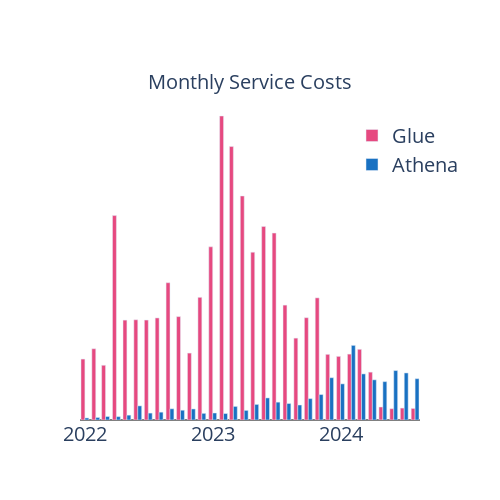

The cell this chart's notebook holds for it:
### Code cell
# Convert the 'Date' column to datetime
costs['Date'] = pd.to_datetime(costs['Date'])

# Create a bar chart using Plotly
fig = go.Figure()

# Adding the bars for Glue costs
fig.add_trace(go.Bar(
    x=costs['Date'],
    y=costs['Glue'],
    name='Glue',
    marker_color='#e64980'
))

# Adding the bars for Athena costs
fig.add_trace(go.Bar(
    x=costs['Date'],
    y=costs['Athena'],
    name='Athena',
    marker_color="#1971c2"
))

# Update the layout for the chart
fig.update_layout(
    title=dict(text='Monthly Service Costs', x=0.5, y=0.85, font=dict(size=20)),
    barmode='group',
    height=500,
    width=500,
    # Remove background color
    plot_bgcolor='rgba(0,0,0,0)',  # Transparent background
    paper_bgcolor='rgba(0,0,0,0)',  # Transparent paper
    legend=dict(font=dict(size=20), x=0.8, y=0.95)
)

fig.update_yaxes(showticklabels=False, showgrid=False, zeroline=True, zerolinecolor='grey')

fig.update_xaxes(tickfont=dict(size=20)) 

# Display the figure
fig.show()

### Figure 1 — Plotly figure (JSON) as saved in the notebook; plotly's stock layout.template omitted (floating-point values rounded to 4 significant figures)
{"data": [{"marker": {"color": "#e64980"}, "name": "Glue", "type": "bar", "x": ["2022-01-01T00:00:00", "2022-02-01T00:00:00", "2022-03-01T00:00:00", "2022-04-01T00:00:00", "2022-05-01T00:00:00", "2022-06-01T00:00:00", "2022-07-01T00:00:00", "2022-08-01T00:00:00", "2022-09-01T00:00:00", "2022-10-01T00:00:00", "2022-11-01T00:00:00", "2022-12-01T00:00:00", "2023-01-01T00:00:00", "2023-02-01T00:00:00", "2023-03-01T00:00:00", "2023-04-01T00:00:00", "2023-05-01T00:00:00", "2023-06-01T00:00:00", "2023-07-01T00:00:00", "2023-08-01T00:00:00", "2023-09-01T00:00:00", "2023-10-01T00:00:00", "2023-11-01T00:00:00", "2023-12-01T00:00:00", "2024-01-01T00:00:00", "2024-02-01T00:00:00", "2024-03-01T00:00:00", "2024-04-01T00:00:00", "2024-05-01T00:00:00", "2024-06-01T00:00:00", "2024-07-01T00:00:00", "2024-08-01T00:00:00"], "y": [0.2004, 0.2344, 0.18, 0.6725, 0.3285, 0.3297, 0.3288, 0.3357, 0.4516, 0.3401, 0.2201, 0.4035, 0.5697, 1, 0.8995, 0.7369, 0.552, 0.6368, 0.6149, 0.3779, 0.2693, 0.3365, 0.4018, 0.2159, 0.2092, 0.2167, 0.2325, 0.1574, 0.04273, 0.03714, 0.03917, 0.03807]}, {"marker": {"color": "#1971c2"}, "name": "Athena", "type": "bar", "x": ["2022-01-01T00:00:00", "2022-02-01T00:00:00", "2022-03-01T00:00:00", "2022-04-01T00:00:00", "2022-05-01T00:00:00", "2022-06-01T00:00:00", "2022-07-01T00:00:00", "2022-08-01T00:00:00", "2022-09-01T00:00:00", "2022-10-01T00:00:00", "2022-11-01T00:00:00", "2022-12-01T00:00:00", "2023-01-01T00:00:00", "2023-02-01T00:00:00", "2023-03-01T00:00:00", "2023-04-01T00:00:00", "2023-05-01T00:00:00", "2023-06-01T00:00:00", "2023-07-01T00:00:00", "2023-08-01T00:00:00", "2023-09-01T00:00:00", "2023-10-01T00:00:00", "2023-11-01T00:00:00", "2023-12-01T00:00:00", "2024-01-01T00:00:00", "2024-02-01T00:00:00", "2024-03-01T00:00:00", "2024-04-01T00:00:00", "2024-05-01T00:00:00", "2024-06-01T00:00:00", "2024-07-01T00:00:00", "2024-08-01T00:00:00"], "y": [0.006788, 0.008366, 0.01151, 0.01112, 0.01596, 0.04645, 0.02274, 0.02577, 0.03686, 0.03216, 0.03636, 0.02185, 0.02303, 0.02121, 0.04467, 0.03159, 0.05126, 0.07259, 0.05866, 0.0542, 0.04929, 0.07029, 0.08372, 0.1391, 0.1189, 0.2454, 0.1516, 0.1322, 0.1262, 0.1626, 0.1548, 0.1359]}], "layout": {"barmode": "group", "height": 500, "legend": {"font": {"size": 20}, "x": 0.8, "y": 0.95}, "paper_bgcolor": "rgba(0,0,0,0)", "plot_bgcolor": "rgba(0,0,0,0)", "title": {"font": {"size": 20}, "text": "Monthly Service Costs", "x": 0.5, "y": 0.85}, "width": 500, "xaxis": {"tickfont": {"size": 20}}, "yaxis": {"showgrid": false, "showticklabels": false, "zeroline": true, "zerolinecolor": "grey"}}}
